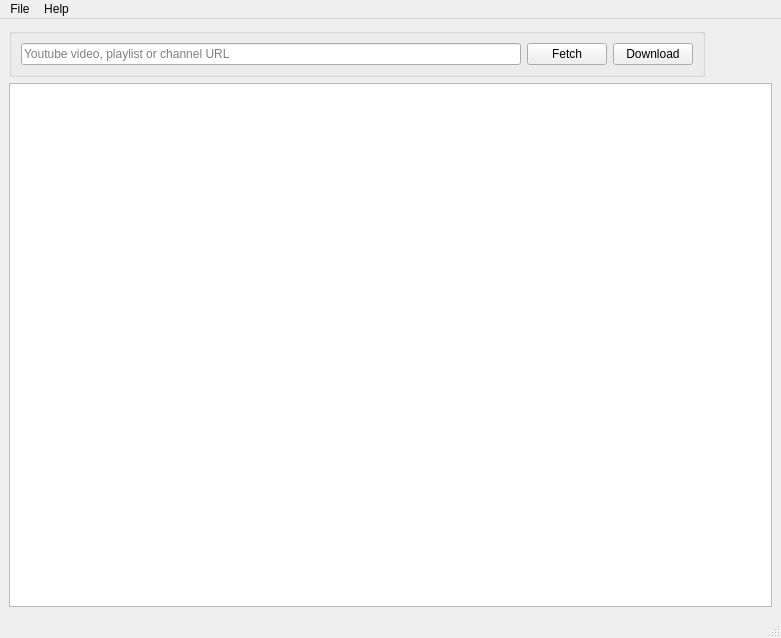
<?xml version="1.0" encoding="UTF-8"?>
<ui version="4.0">
 <class>MainWindow</class>
 <widget class="QMainWindow" name="MainWindow">
  <property name="geometry">
   <rect>
    <x>0</x>
    <y>0</y>
    <width>781</width>
    <height>638</height>
   </rect>
  </property>
  <property name="sizePolicy">
   <sizepolicy hsizetype="Expanding" vsizetype="Expanding">
    <horstretch>0</horstretch>
    <verstretch>0</verstretch>
   </sizepolicy>
  </property>
  <property name="windowTitle">
   <string>YT Channel Downloader</string>
  </property>
  <widget class="QWidget" name="centralwidget">
   <property name="sizePolicy">
    <sizepolicy hsizetype="Expanding" vsizetype="Expanding">
     <horstretch>0</horstretch>
     <verstretch>0</verstretch>
    </sizepolicy>
   </property>
   <layout class="QVBoxLayout" name="verticalLayout">
    <item>
     <widget class="QGroupBox" name="gridGroupBox">
      <layout class="QGridLayout" name="gridLayout">
       <property name="sizeConstraint">
        <enum>QLayout::SetFixedSize</enum>
       </property>
       <item row="0" column="0">
        <widget class="QLineEdit" name="chanUrlEdit">
         <property name="sizePolicy">
          <sizepolicy hsizetype="Fixed" vsizetype="Fixed">
           <horstretch>0</horstretch>
           <verstretch>0</verstretch>
          </sizepolicy>
         </property>
         <property name="minimumSize">
          <size>
           <width>500</width>
           <height>0</height>
          </size>
         </property>
         <property name="maximumSize">
          <size>
           <width>700</width>
           <height>16777215</height>
          </size>
         </property>
         <property name="focusPolicy">
          <enum>Qt::ClickFocus</enum>
         </property>
         <property name="toolTip">
          <string/>
         </property>
         <property name="whatsThis">
          <string>&lt;html&gt;&lt;head/&gt;&lt;body&gt;&lt;p&gt;Youtube video, playlist or channel URL&lt;/p&gt;&lt;/body&gt;&lt;/html&gt;</string>
         </property>
         <property name="text">
          <string/>
         </property>
         <property name="placeholderText">
          <string>Youtube video, playlist or channel URL</string>
         </property>
        </widget>
       </item>
       <item row="0" column="1">
        <widget class="QPushButton" name="getVidListButton">
         <property name="sizePolicy">
          <sizepolicy hsizetype="Fixed" vsizetype="Fixed">
           <horstretch>0</horstretch>
           <verstretch>0</verstretch>
          </sizepolicy>
         </property>
         <property name="text">
          <string>Fetch</string>
         </property>
        </widget>
       </item>
       <item row="0" column="2">
        <widget class="QPushButton" name="downloadSelectedVidsButton">
         <property name="sizePolicy">
          <sizepolicy hsizetype="Fixed" vsizetype="Fixed">
           <horstretch>0</horstretch>
           <verstretch>0</verstretch>
          </sizepolicy>
         </property>
         <property name="text">
          <string>Download</string>
         </property>
        </widget>
       </item>
      </layout>
     </widget>
    </item>
    <item>
     <widget class="QTreeView" name="treeView">
      <property name="sizePolicy">
       <sizepolicy hsizetype="Expanding" vsizetype="Expanding">
        <horstretch>0</horstretch>
        <verstretch>0</verstretch>
       </sizepolicy>
      </property>
      <property name="inputMethodHints">
       <set>Qt::ImhNone</set>
      </property>
      <property name="sizeAdjustPolicy">
       <enum>QAbstractScrollArea::AdjustToContents</enum>
      </property>
     </widget>
    </item>
   </layout>
  </widget>
  <widget class="QMenuBar" name="menubar">
   <property name="geometry">
    <rect>
     <x>0</x>
     <y>0</y>
     <width>781</width>
     <height>22</height>
    </rect>
   </property>
   <widget class="QMenu" name="menuFile">
    <property name="title">
     <string>File</string>
    </property>
    <addaction name="actionSettings"/>
    <addaction name="actionExit"/>
   </widget>
   <widget class="QMenu" name="menuHelp">
    <property name="title">
     <string>Help</string>
    </property>
    <addaction name="actionAbout"/>
   </widget>
   <addaction name="menuFile"/>
   <addaction name="menuHelp"/>
  </widget>
  <widget class="QStatusBar" name="statusbar"/>
  <action name="actionFile">
   <property name="text">
    <string>File</string>
   </property>
  </action>
  <action name="actionExit">
   <property name="icon">
    <iconset theme="system-log-out">
     <normaloff>.</normaloff>.</iconset>
   </property>
   <property name="text">
    <string>&amp;Exit</string>
   </property>
   <property name="shortcut">
    <string>Ctrl+Q</string>
   </property>
  </action>
  <action name="actionSettings">
   <property name="icon">
    <iconset theme="document-properties">
     <normaloff>.</normaloff>.</iconset>
   </property>
   <property name="text">
    <string>&amp;Settings</string>
   </property>
   <property name="toolTip">
    <string>Settings</string>
   </property>
   <property name="shortcut">
    <string>Ctrl+S</string>
   </property>
  </action>
  <action name="actionAbout">
   <property name="text">
    <string>About</string>
   </property>
  </action>
 </widget>
 <resources/>
 <connections/>
</ui>
